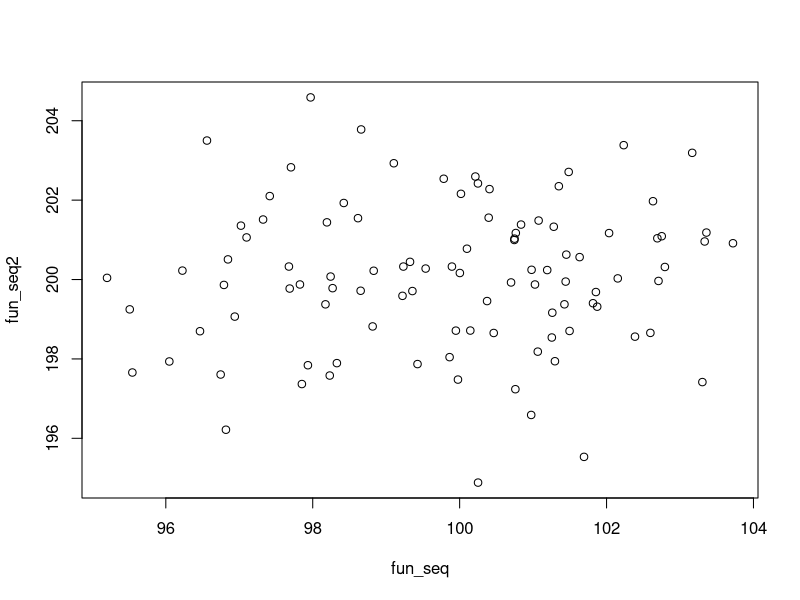
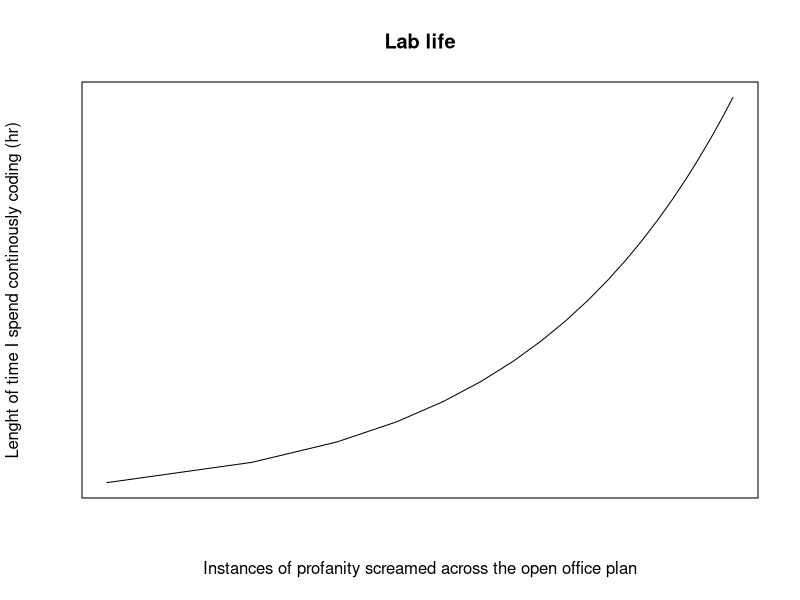

The R source for these figures, in order:
## ---- chunk 1
fun_seq <- rnorm(100,100,2)
fun_seq2 <- rnorm(100,200,2)
plot(fun_seq, fun_seq2)
## ---- chunk 2
summary (fun_seq)
summary (fun_seq2)
## ---- chunk 3

x <- log(seq(1,20,1))
y <- seq(1,20,1)
plot(x,y, 
     type = "l", 
     xlab = "Instances of profanity screamed across the open office plan", 
     ylab = "Lenght of time I spend continously coding (hr)", 
     main = "Lab life", 
     yaxt='n', 
     xaxt='n')
